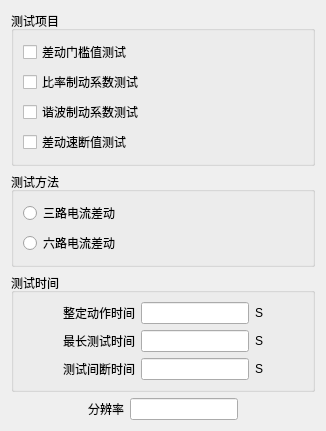
     <widget class="QWidget" name="tab_xm">
      <attribute name="title">
       <string>项目</string>
      </attribute>
      <layout class="QVBoxLayout" name="verticalLayout_4" stretch="5,3,4,1">
       <item>
        <widget class="QGroupBox" name="groupBox">
         <property name="title">
          <string>测试项目</string>
         </property>
         <layout class="QVBoxLayout" name="verticalLayout">
          <item>
           <widget class="QCheckBox" name="checkBox">
            <property name="text">
             <string>差动门槛值测试</string>
            </property>
           </widget>
          </item>
          <item>
           <widget class="QCheckBox" name="checkBox_2">
            <property name="text">
             <string>比率制动系数测试</string>
            </property>
           </widget>
          </item>
          <item>
           <widget class="QCheckBox" name="checkBox_3">
            <property name="text">
             <string>谐波制动系数测试</string>
            </property>
           </widget>
          </item>
          <item>
           <widget class="QCheckBox" name="checkBox_4">
            <property name="text">
             <string>差动速断值测试</string>
            </property>
           </widget>
          </item>
         </layout>
        </widget>
       </item>
       <item>
        <widget class="QGroupBox" name="groupBox_2">
         <property name="title">
          <string>测试方法</string>
         </property>
         <layout class="QVBoxLayout" name="verticalLayout_2">
          <item>
           <widget class="QRadioButton" name="radioButton">
            <property name="text">
             <string>三路电流差动</string>
            </property>
           </widget>
          </item>
          <item>
           <widget class="QRadioButton" name="radioButton_2">
            <property name="text">
             <string>六路电流差动</string>
            </property>
           </widget>
          </item>
         </layout>
        </widget>
       </item>
       <item>
        <widget class="QGroupBox" name="groupBox_3">
         <property name="title">
          <string>测试时间</string>
         </property>
         <layout class="QVBoxLayout" name="verticalLayout_3">
          <item>
           <layout class="QHBoxLayout" name="horizontalLayout_2">
            <item>
             <spacer name="horizontalSpacer_3">
              <property name="orientation">
               <enum>Qt::Horizontal</enum>
              </property>
              <property name="sizeHint" stdset="0">
               <size>
                <width>40</width>
                <height>20</height>
               </size>
              </property>
             </spacer>
            </item>
            <item>
             <widget class="QLabel" name="label_2">
              <property name="text">
               <string>整定动作时间</string>
              </property>
             </widget>
            </item>
            <item>
             <widget class="QLineEdit" name="lineEdit_2"/>
            </item>
            <item>
             <widget class="QLabel" name="label_3">
              <property name="text">
               <string>S</string>
              </property>
             </widget>
            </item>
            <item>
             <spacer name="horizontalSpacer_4">
              <property name="orientation">
               <enum>Qt::Horizontal</enum>
              </property>
              <property name="sizeHint" stdset="0">
               <size>
                <width>40</width>
                <height>20</height>
               </size>
              </property>
             </spacer>
            </item>
           </layout>
          </item>
          <item>
           <layout class="QHBoxLayout" name="horizontalLayout_3">
            <item>
             <spacer name="horizontalSpacer_5">
              <property name="orientation">
               <enum>Qt::Horizontal</enum>
              </property>
              <property name="sizeHint" stdset="0">
               <size>
                <width>40</width>
                <height>20</height>
               </size>
              </property>
             </spacer>
            </item>
            <item>
             <widget class="QLabel" name="label_4">
              <property name="text">
               <string>最长测试时间</string>
              </property>
             </widget>
            </item>
            <item>
             <widget class="QLineEdit" name="lineEdit_3"/>
            </item>
            <item>
             <widget class="QLabel" name="label_5">
              <property name="text">
               <string>S</string>
              </property>
             </widget>
            </item>
            <item>
             <spacer name="horizontalSpacer_6">
              <property name="orientation">
               <enum>Qt::Horizontal</enum>
              </property>
              <property name="sizeHint" stdset="0">
               <size>
                <width>40</width>
                <height>20</height>
               </size>
              </property>
             </spacer>
            </item>
           </layout>
          </item>
          <item>
           <layout class="QHBoxLayout" name="horizontalLayout_4">
            <item>
             <spacer name="horizontalSpacer_7">
              <property name="orientation">
               <enum>Qt::Horizontal</enum>
              </property>
              <property name="sizeHint" stdset="0">
               <size>
                <width>40</width>
                <height>20</height>
               </size>
              </property>
             </spacer>
            </item>
            <item>
             <widget class="QLabel" name="label_6">
              <property name="text">
               <string>测试间断时间</string>
              </property>
             </widget>
            </item>
            <item>
             <widget class="QLineEdit" name="lineEdit_4"/>
            </item>
            <item>
             <widget class="QLabel" name="label_7">
              <property name="text">
               <string>S</string>
              </property>
             </widget>
            </item>
            <item>
             <spacer name="horizontalSpacer_8">
              <property name="orientation">
               <enum>Qt::Horizontal</enum>
              </property>
              <property name="sizeHint" stdset="0">
               <size>
                <width>40</width>
                <height>20</height>
               </size>
              </property>
             </spacer>
            </item>
           </layout>
          </item>
         </layout>
        </widget>
       </item>
       <item>
        <layout class="QHBoxLayout" name="horizontalLayout">
         <item>
          <spacer name="horizontalSpacer">
           <property name="orientation">
            <enum>Qt::Horizontal</enum>
           </property>
           <property name="sizeHint" stdset="0">
            <size>
             <width>40</width>
             <height>20</height>
            </size>
           </property>
          </spacer>
         </item>
         <item>
          <widget class="QLabel" name="label">
           <property name="text">
            <string>分辨率</string>
           </property>
          </widget>
         </item>
         <item>
          <widget class="QLineEdit" name="lineEdit"/>
         </item>
         <item>
          <spacer name="horizontalSpacer_2">
           <property name="orientation">
            <enum>Qt::Horizontal</enum>
           </property>
           <property name="sizeHint" stdset="0">
            <size>
             <width>40</width>
             <height>20</height>
            </size>
           </property>
          </spacer>
         </item>
        </layout>
       </item>
      </layout>
     </widget>
